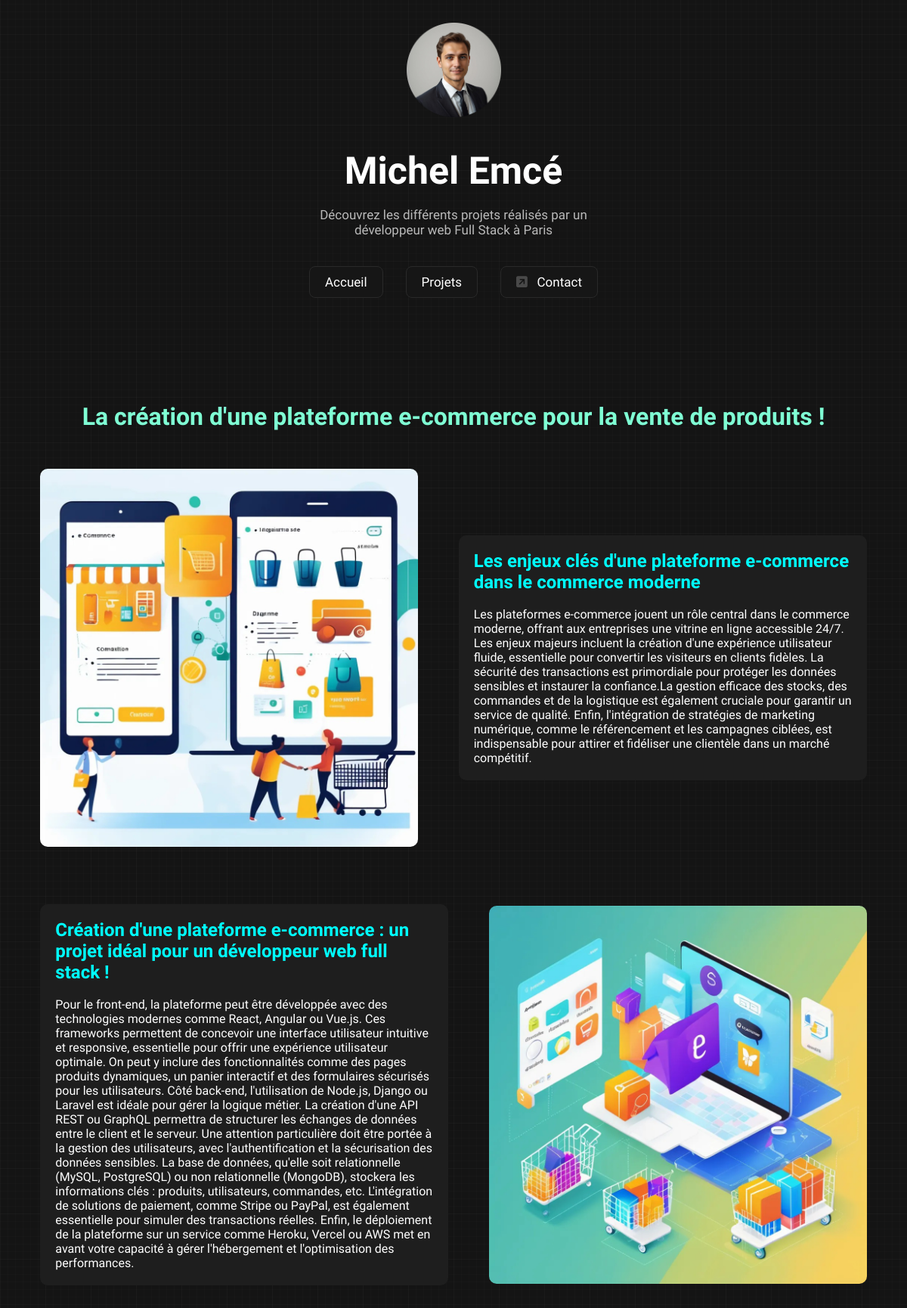
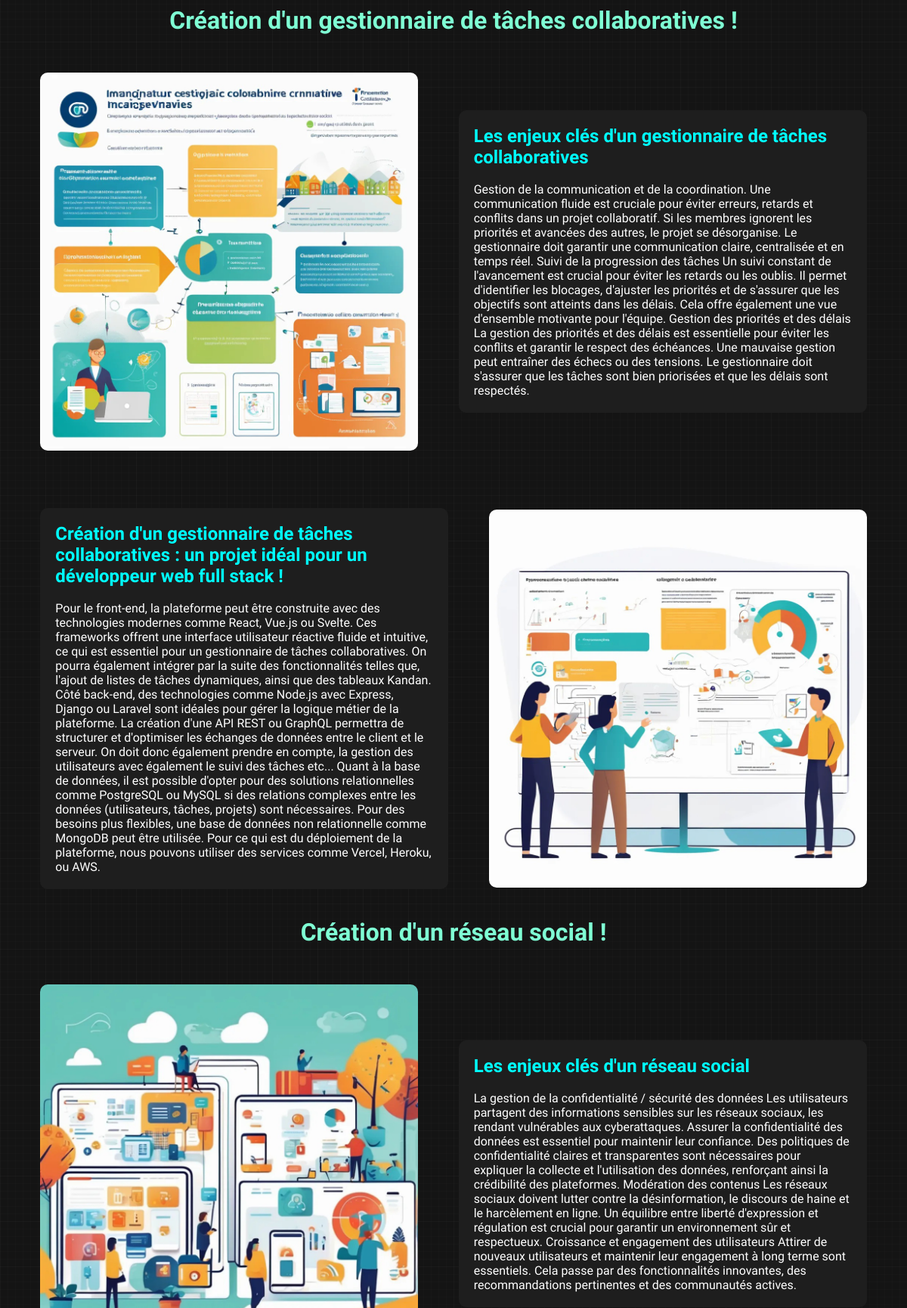
The page /projets-copy.php (upper part) on the database its author committed (2 pictures, top to bottom).
### tables this page shows
CREATE TABLE `projets` (
    `id` INT PRIMARY KEY AUTO_INCREMENT,
    `h1` TEXT,
    `img_1` TEXT,
    `h2_1` TEXT,
    `p_1` TEXT,
    `h2_2` TEXT,
    `p_2` TEXT,
    `img_2` TEXT
);

### variables.php (called while the page is built)
<?php
$projetsStatement = $mysqlClient->prepare('SELECT * FROM projets');
$projetsStatement->execute();
$projets = $projetsStatement->fetchAll();
?>

### projets-copy.php (the view, shortened to what this page needs)
<?php
require_once(__DIR__ . '/databaseconnect.php');
require_once(__DIR__ . '/variables.php');
?>
<!DOCTYPE html>
<html lang="fr">
<head>
    <link rel="stylesheet" href="css/style.css">
    <link rel="stylesheet" href="css/descript-projets.css">
</head>
<body>
    <header>
        <div>
            <img src="image/photo.png" alt="tête">
            <br> <br> <br>
            <p class="name">Michel Emcé</p>
            <br>
            <p class="descript">Découvrez les différents projets réalisés par un <br> développeur web Full Stack à Paris
            </p>
        </div>
        <br><br>
        <nav>
            <a href="index.php">Accueil</a>
            <a href="index.php#projets">Projets</a>
            <a href="contact.html"><i class="fa-solid fa-square-arrow-up-right"></i>&nbsp;&nbsp;&nbsp;Contact</a>
        </nav>
    </header>
    <div class="all-content" id="0">
        <?php foreach ($projets as $projet): ?>
            <br> <br>
            <h1><?php echo $projet['h1']; ?></h1>
        <div class="content">
            <img src="<?php echo $projet['img_1']; ?>">
            <div class="text-content">
                <h2><?php echo $projet['h2_1']; ?></h2>
                <br>
                <p><?php echo $projet['p_1']; ?></p>
            </div>
        </div>
        <br><br><br><br>
        <div class="content">
            <div class="text-content">
                <h2><?php echo $projet['h2_2']; ?></h2>
                <br>
                <p><?php echo $projet['p_2']; ?></p>
            </div>
            <img src="<?php echo $projet['img_2']; ?>">
        </div>
        <?php endforeach; ?>
    </div>
</body>

### css/style.css (style rules this page uses)
html { font-family: "Funnel Display", sans-serif; background-image: repeating-linear-gradient(90deg, rgba(57, 56, 56, 0.09) 0px, rgba(57, 56, 56, 0.09) 1px, transparent 1px, transparent 60px), repeating-linear-gradient(0deg, rgba(57, 56, 56, 0.09) 0px, rgba(57, 56, 56, 0.09) 1px, transparent 1px, transparent 60px), repeating-linear-gradient(0deg, rgba(57, 56, 56, 0.09) 0px, rgba(57, 56, 56, 0.09) 1px, transparent 1px, transparent 10px), repeating-linear-gradient(90deg, rgba(57, 56, 56, 0.09) 0px, rgba(57, 56, 56, 0.09) 1px, transparent 1px, transparent 10px), linear-gradient(90deg, rgb(20, 20, 20), rgb(20, 20, 20)); color: white; }
header { position: relative; text-align: center; margin-top: 30px; }
header div img { width: 125px; }
header div .name { font-size: 50px; font-weight: bold; }
header div .descript { opacity: 0.7; font-size: 17px; }
header nav { display: flex; justify-content: center; }
header nav a { padding: 10px 20px; margin: 0 15px; color: white; border-radius: 8px; background-color: #161616; border-style: solid; border-width: 1.5px; border-color: #292929; cursor: pointer; font-size: 17px; font-weight: 500; }
.fa-square-arrow-up-right { color: #494949; }

### css/descript-projets.css (style rules this page uses)
.all-content { display: flex; flex-direction: column; margin: 100px 0; }
.all-content h1 { text-align: center; margin-bottom: 50px; color: aquamarine; }
.content { display: flex; flex-direction: row; align-items: center; justify-content: space-evenly; }
.content img { width: 500px; border-radius: 10px; }
.text-content { background-color: #1e1e1e; border-radius: 10px; padding: 20px; width: 500px; }
.text-content h2 { color: aqua; }

### rows shown on the page
projets: h1 "La création d'une plateforme e-commerce pour la vente de produits !", img_1 (picture), h2_1 "Les enjeux clés d'une plateforme e-commerce dans le commerce moderne", p_1 "Les plateformes e-commerce jouent un rôle central dans le commerce moderne, offrant aux entreprises une vitrine en ligne accessible 24/7. Les enjeux majeurs incluent la création d'une expérience utilisateur fluide, essentielle pour convertir les visiteurs en clients fidèles. La sécurité des transactions est primordiale pour protéger les données sensibles et instaurer la confiance.La gestion efficace des stocks, des commandes et de la logistique est également cruciale pour garantir un service de qualité. Enfin, l'intégration de stratégies de marketing numérique, comme le référencement et les campagnes ciblées, est indispensable pour attirer et fidéliser une clientèle dans un marché…", h2_2 "Création d'une plateforme e-commerce : un projet idéal pour un développeur web full stack !", p_2 "Pour le front-end, la plateforme peut être développée avec des technologies modernes comme React, Angular ou Vue.js. Ces frameworks permettent de concevoir une interface utilisateur intuitive et responsive, essentielle pour offrir une expérience utilisateur optimale. On peut y inclure des fonctionnalités comme des pages produits dynamiques, un panier interactif et des formulaires sécurisés pour les utilisateurs. Côté back-end, l'utilisation de Node.js, Django ou Laravel est idéale pour gérer la logique métier. La création d'une API REST ou GraphQL permettra de structurer les échanges de données entre le client et le serveur. Une attention particulière doit être portée à la gestion des…", img_2 (picture)
projets: h1 "Création d'un gestionnaire de tâches collaboratives !", img_1 (picture), h2_1 "Les enjeux clés d'un gestionnaire de tâches collaboratives", p_1 "Gestion de la communication et de la coordination. Une communication fluide est cruciale pour éviter erreurs, retards et conflits dans un projet collaboratif. Si les membres ignorent les priorités et avancées des autres, le projet se désorganise. Le gestionnaire doit garantir une communication claire, centralisée et en temps réel. Suivi de la progression des tâches Un suivi constant de l'avancement est crucial pour éviter les retards ou les oublis. Il permet d'identifier les blocages, d'ajuster les priorités et de s'assurer que les objectifs sont atteints dans les délais. Cela offre également une vue d'ensemble motivante pour l'équipe. Gestion des priorités et des délais La gestion des…", h2_2 "Création d'un gestionnaire de tâches collaboratives : un projet idéal pour un développeur web full stack !", p_2 "Pour le front-end, la plateforme peut être construite avec des technologies modernes comme React, Vue.js ou Svelte. Ces frameworks offrent une interface utilisateur réactive fluide et intuitive, ce qui est essentiel pour un gestionnaire de tâches collaboratives. On pourra également intégrer par la suite des fonctionnalités telles que, l'ajout de listes de tâches dynamiques, ainsi que des tableaux Kandan. Côté back-end, des technologies comme Node.js avec Express, Django ou Laravel sont idéales pour gérer la logique métier de la plateforme. La création d'une API REST ou GraphQL permettra de structurer et d'optimiser les échanges de données entre le client et le serveur. On doit donc…", img_2 (picture)
projets: h1 "Création d'un réseau social !", img_1 (picture), h2_1 "Les enjeux clés d'un réseau social", p_1 "La gestion de la confidentialité / sécurité des données Les utilisateurs partagent des informations sensibles sur les réseaux sociaux, les rendant vulnérables aux cyberattaques. Assurer la confidentialité des données est essentiel pour maintenir leur confiance. Des politiques de confidentialité claires et transparentes sont nécessaires pour expliquer la collecte et l'utilisation des données, renforçant ainsi la crédibilité des plateformes. Modération des contenus Les réseaux sociaux doivent lutter contre la désinformation, le discours de haine et le harcèlement en ligne. Un équilibre entre liberté d'expression et régulation est crucial pour garantir un environnement sûr et respectueux.…"
